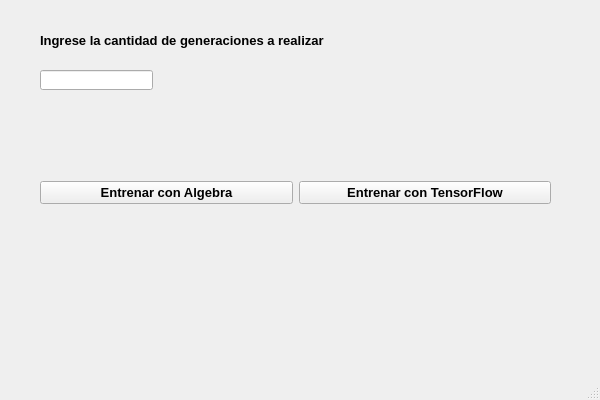
<?xml version="1.0" encoding="UTF-8"?>
<ui version="4.0">
 <class>MainWindow</class>
 <widget class="QMainWindow" name="MainWindow">
  <property name="geometry">
   <rect>
    <x>0</x>
    <y>0</y>
    <width>600</width>
    <height>400</height>
   </rect>
  </property>
  <property name="windowTitle">
   <string>MainWindow</string>
  </property>
  <widget class="QWidget" name="centralwidget">
   <widget class="QLabel" name="label">
    <property name="geometry">
     <rect>
      <x>40</x>
      <y>30</y>
      <width>311</width>
      <height>21</height>
     </rect>
    </property>
    <property name="font">
     <font>
      <pointsize>10</pointsize>
      <weight>75</weight>
      <bold>true</bold>
     </font>
    </property>
    <property name="text">
     <string>Ingrese la cantidad de generaciones a realizar</string>
    </property>
   </widget>
   <widget class="QLineEdit" name="cant_gen">
    <property name="geometry">
     <rect>
      <x>40</x>
      <y>70</y>
      <width>113</width>
      <height>20</height>
     </rect>
    </property>
   </widget>
   <widget class="QWidget" name="">
    <property name="geometry">
     <rect>
      <x>40</x>
      <y>180</y>
      <width>511</width>
      <height>26</height>
     </rect>
    </property>
    <layout class="QHBoxLayout" name="horizontalLayout">
     <item>
      <widget class="QPushButton" name="ejec_algebra">
       <property name="font">
        <font>
         <pointsize>10</pointsize>
         <weight>75</weight>
         <bold>true</bold>
        </font>
       </property>
       <property name="text">
        <string>Entrenar con Algebra</string>
       </property>
      </widget>
     </item>
     <item>
      <widget class="QPushButton" name="ejec_tensor">
       <property name="font">
        <font>
         <pointsize>10</pointsize>
         <weight>75</weight>
         <bold>true</bold>
        </font>
       </property>
       <property name="text">
        <string>Entrenar con TensorFlow</string>
       </property>
      </widget>
     </item>
    </layout>
   </widget>
  </widget>
  <widget class="QMenuBar" name="menubar">
   <property name="geometry">
    <rect>
     <x>0</x>
     <y>0</y>
     <width>600</width>
     <height>21</height>
    </rect>
   </property>
  </widget>
  <widget class="QStatusBar" name="statusbar"/>
 </widget>
 <resources/>
 <connections/>
</ui>
